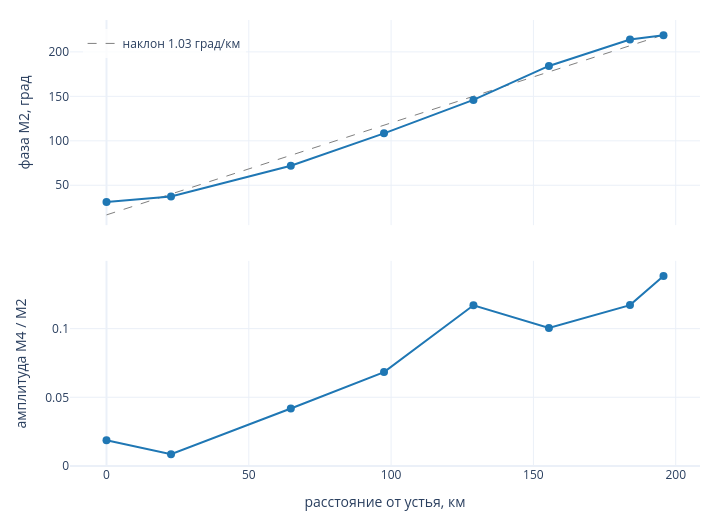

Notebook source saved alongside this figure:
### Markdown cell above
### Как прилив идёт вверх по реке
На каждой станции волна $M_2$ - $A\cos(360^\circ\,t/T+V-\varphi)$ с периодом $T=12.42$ ч; сдвиг $V$ зависит только от начала отсчёта времени и одинаков для всех станций. Поэтому разность фаз $\varphi$ двух станций есть запаздывание в градусах: $360^\circ$ соответствует целому периоду, $1^\circ=T/360\approx2$ мин.
- Сверху: фаза $M_2$ вдоль реки. Чем дальше от устья, тем позже приходит полная вода. Если фаза растёт на $k$ градусов на км, скорость прилива $c=360/(kT)$.
- Снизу: отношение амплитуд $M_4/M_2$, мера искажения прилива.

### Code cell
phase = harcon[:, 0, 1]
slope, icpt = np.polyfit(km, phase, 1)
seg = 360 * nu[0] * np.diff(km) / np.diff(phase)
ratio = harcon[:, 5, 0] / harcon[:, 0, 0]
fig = make_subplots(rows=2, cols=1, shared_xaxes=True, vertical_spacing=0.08)
fig.add_trace(go.Scatter(x=km, y=icpt + slope * km, mode="lines", line=dict(color="gray", dash="dash", width=1),
                         name=f"наклон {slope:.2f} град/км", hoverinfo="skip"), 1, 1)
for row, val, fmt in [(1, phase, "фаза M2: %{y:.0f}°"), (2, ratio, "M4 / M2: %{y:.3f}")]:
    fig.add_trace(go.Scatter(x=km, y=val, mode="lines+markers", line=dict(color="#1f77b4", width=2), marker=dict(size=8),
                             text=names, showlegend=False,
                             hovertemplate="<b>%{text}</b>, %{x:.0f} км<br>" + fmt + "<extra></extra>"), row, 1)
fig.update_yaxes(title_text="фаза M2, град", row=1, col=1)
fig.update_yaxes(title_text="амплитуда M4 / M2", rangemode="tozero", row=2, col=1)
fig.update_xaxes(title_text="расстояние от устья, км", row=2, col=1)
fig.update_layout(template="plotly_white", height=520, width=720, margin=dict(l=70, r=20, t=20, b=50),
                  legend=dict(x=0.02, y=0.98, bgcolor="rgba(255,255,255,0.8)"))
fig.show()
print(f"фаза M2 растёт в среднем на {slope:.2f} град/км; средняя скорость около {360 * nu[0] / slope:.0f} км/ч")
print(f"скорость по участкам между станциями: от {seg.min():.0f} до {seg.max():.0f} км/ч")
print(f"M4/M2: {ratio[0]:.3f} у устья, {ratio[-1]:.3f} у верхней станции")

### Figure 1 — Plotly figure (JSON) as saved in the notebook; plotly's stock layout.template omitted (floating-point values rounded to 4 significant figures)
{"data": [{"hoverinfo": "skip", "line": {"color": "gray", "dash": "dash", "width": 1}, "mode": "lines", "name": "наклон 1.03 град/км", "type": "scatter", "x": [0.0, 22.67, 64.76, 97.51, 128.9, 155.4, 183.9, 195.7], "xaxis": "x", "y": [16.69, 40.15, 83.69, 117.6, 150.1, 177.5, 207.0, 219.2], "yaxis": "y"}, {"hovertemplate": "<b>%{text}</b>, %{x:.0f} км<br>фаза M2: %{y:.0f}°<extra></extra>", "line": {"color": "#1f77b4", "width": 2}, "marker": {"size": 8}, "mode": "lines+markers", "showlegend": false, "text": ["Льюис", "Брандивайн Шол", "Шип Джон Шол", "Риди Пойнт", "Маркус Хук", "Филадельфия", "Берлингтон", "Ньюболд"], "type": "scatter", "x": [0.0, 22.67, 64.76, 97.51, 128.9, 155.4, 183.9, 195.7], "xaxis": "x", "y": [31.2, 37.4, 71.9, 108.4, 146.0, 184.2, 214.0, 218.7], "yaxis": "y"}, {"hovertemplate": "<b>%{text}</b>, %{x:.0f} км<br>M4 / M2: %{y:.3f}<extra></extra>", "line": {"color": "#1f77b4", "width": 2}, "marker": {"size": 8}, "mode": "lines+markers", "showlegend": false, "text": ["Льюис", "Брандивайн Шол", "Шип Джон Шол", "Риди Пойнт", "Маркус Хук", "Филадельфия", "Берлингтон", "Ньюболд"], "type": "scatter", "x": [0.0, 22.67, 64.76, 97.51, 128.9, 155.4, 183.9, 195.7], "xaxis": "x2", "y": [0.01871, 0.008523, 0.04182, 0.06833, 0.117, 0.1005, 0.1171, 0.1382], "yaxis": "y2"}], "layout": {"height": 520, "legend": {"bgcolor": "rgba(255,255,255,0.8)", "x": 0.02, "y": 0.98}, "margin": {"b": 50, "l": 70, "r": 20, "t": 20}, "width": 720, "xaxis": {"anchor": "y", "domain": [0, 1], "matches": "x2", "showticklabels": false}, "xaxis2": {"anchor": "y2", "domain": [0, 1], "title": {"text": "расстояние от устья, км"}}, "yaxis": {"anchor": "x", "domain": [0.54, 1], "title": {"text": "фаза M2, град"}}, "yaxis2": {"anchor": "x2", "domain": [0, 0.46], "rangemode": "tozero", "title": {"text": "амплитуда M4 / M2"}}}}
